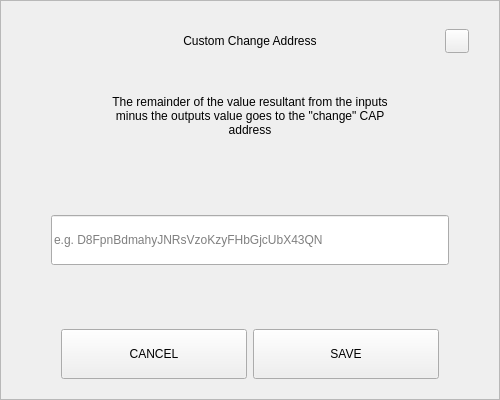
<?xml version="1.0" encoding="UTF-8"?>
<ui version="4.0">
 <class>SendChangeAddressDialog</class>
 <widget class="QDialog" name="SendChangeAddressDialog">
  <property name="geometry">
   <rect>
    <x>0</x>
    <y>0</y>
    <width>500</width>
    <height>400</height>
   </rect>
  </property>
  <property name="windowTitle">
   <string>Dialog</string>
  </property>
  <layout class="QVBoxLayout" name="verticalLayout">
   <property name="spacing">
    <number>0</number>
   </property>
   <property name="leftMargin">
    <number>0</number>
   </property>
   <property name="topMargin">
    <number>0</number>
   </property>
   <property name="rightMargin">
    <number>0</number>
   </property>
   <property name="bottomMargin">
    <number>0</number>
   </property>
   <item>
    <widget class="QFrame" name="frame">
     <property name="styleSheet">
      <string notr="true"/>
     </property>
     <property name="frameShape">
      <enum>QFrame::StyledPanel</enum>
     </property>
     <property name="frameShadow">
      <enum>QFrame::Raised</enum>
     </property>
     <layout class="QVBoxLayout" name="verticalLayout_2" stretch="0,0,0,0,0,0,0">
      <property name="spacing">
       <number>0</number>
      </property>
      <property name="leftMargin">
       <number>30</number>
      </property>
      <property name="topMargin">
       <number>20</number>
      </property>
      <property name="rightMargin">
       <number>30</number>
      </property>
      <property name="bottomMargin">
       <number>20</number>
      </property>
      <item>
       <layout class="QHBoxLayout" name="horizontalLayout_3">
        <property name="spacing">
         <number>0</number>
        </property>
        <item>
         <spacer name="horizontalSpacer_2">
          <property name="orientation">
           <enum>Qt::Horizontal</enum>
          </property>
          <property name="sizeHint" stdset="0">
           <size>
            <width>40</width>
            <height>20</height>
           </size>
          </property>
         </spacer>
        </item>
        <item>
         <widget class="QLabel" name="labelTitle">
          <property name="minimumSize">
           <size>
            <width>0</width>
            <height>40</height>
           </size>
          </property>
          <property name="maximumSize">
           <size>
            <width>16777215</width>
            <height>40</height>
           </size>
          </property>
          <property name="styleSheet">
           <string notr="true">padding-left:24px;</string>
          </property>
          <property name="text">
           <string>Custom Change Address</string>
          </property>
          <property name="alignment">
           <set>Qt::AlignCenter</set>
          </property>
          <property name="margin">
           <number>7</number>
          </property>
         </widget>
        </item>
        <item>
         <spacer name="horizontalSpacer">
          <property name="orientation">
           <enum>Qt::Horizontal</enum>
          </property>
          <property name="sizeHint" stdset="0">
           <size>
            <width>40</width>
            <height>20</height>
           </size>
          </property>
         </spacer>
        </item>
        <item>
         <widget class="QPushButton" name="btnEsc">
          <property name="minimumSize">
           <size>
            <width>24</width>
            <height>24</height>
           </size>
          </property>
          <property name="maximumSize">
           <size>
            <width>24</width>
            <height>24</height>
           </size>
          </property>
          <property name="focusPolicy">
           <enum>Qt::NoFocus</enum>
          </property>
          <property name="text">
           <string/>
          </property>
         </widget>
        </item>
       </layout>
      </item>
      <item>
       <spacer name="verticalSpacer_2">
        <property name="orientation">
         <enum>Qt::Vertical</enum>
        </property>
        <property name="sizeType">
         <enum>QSizePolicy::Fixed</enum>
        </property>
        <property name="sizeHint" stdset="0">
         <size>
          <width>20</width>
          <height>20</height>
         </size>
        </property>
       </spacer>
      </item>
      <item alignment="Qt::AlignHCenter">
       <widget class="QLabel" name="labelMessage">
        <property name="minimumSize">
         <size>
          <width>0</width>
          <height>70</height>
         </size>
        </property>
        <property name="text">
         <string>The remainder of the value resultant from the inputs minus the outputs value goes to the &quot;change&quot; CAP address</string>
        </property>
        <property name="alignment">
         <set>Qt::AlignCenter</set>
        </property>
        <property name="wordWrap">
         <bool>true</bool>
        </property>
       </widget>
      </item>
      <item>
       <spacer name="verticalSpacer_3">
        <property name="orientation">
         <enum>Qt::Vertical</enum>
        </property>
        <property name="sizeHint" stdset="0">
         <size>
          <width>20</width>
          <height>40</height>
         </size>
        </property>
       </spacer>
      </item>
      <item>
       <layout class="QHBoxLayout" name="horizontalLayout_2">
        <property name="spacing">
         <number>0</number>
        </property>
        <property name="leftMargin">
         <number>20</number>
        </property>
        <property name="rightMargin">
         <number>20</number>
        </property>
        <item>
         <widget class="QLineEdit" name="lineEditAddress">
          <property name="minimumSize">
           <size>
            <width>0</width>
            <height>50</height>
           </size>
          </property>
          <property name="placeholderText">
           <string notr="true">e.g. D8FpnBdmahyJNRsVzoKzyFHbGjcUbX43QN</string>
          </property>
         </widget>
        </item>
       </layout>
      </item>
      <item>
       <spacer name="verticalSpacer">
        <property name="orientation">
         <enum>Qt::Vertical</enum>
        </property>
        <property name="sizeHint" stdset="0">
         <size>
          <width>20</width>
          <height>40</height>
         </size>
        </property>
       </spacer>
      </item>
      <item>
       <layout class="QHBoxLayout" name="horizontalLayout" stretch="2,2">
        <property name="spacing">
         <number>6</number>
        </property>
        <property name="leftMargin">
         <number>30</number>
        </property>
        <property name="rightMargin">
         <number>30</number>
        </property>
        <item>
         <widget class="QPushButton" name="btnCancel">
          <property name="minimumSize">
           <size>
            <width>180</width>
            <height>50</height>
           </size>
          </property>
          <property name="focusPolicy">
           <enum>Qt::NoFocus</enum>
          </property>
          <property name="text">
           <string>CANCEL</string>
          </property>
         </widget>
        </item>
        <item>
         <widget class="QPushButton" name="btnSave">
          <property name="minimumSize">
           <size>
            <width>180</width>
            <height>50</height>
           </size>
          </property>
          <property name="focusPolicy">
           <enum>Qt::NoFocus</enum>
          </property>
          <property name="text">
           <string>SAVE</string>
          </property>
         </widget>
        </item>
       </layout>
      </item>
     </layout>
    </widget>
   </item>
  </layout>
 </widget>
 <resources/>
 <connections/>
</ui>
